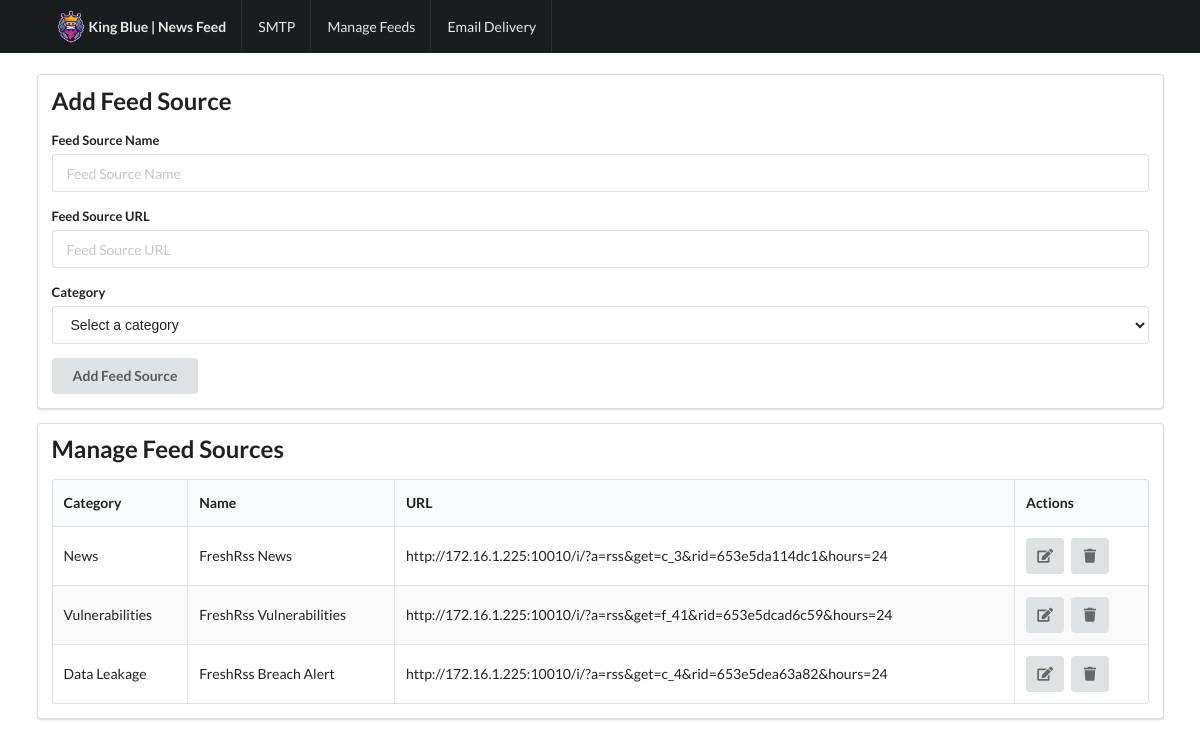
Page /manage_feeds on the committed database.
### tables this page shows
CREATE TABLE feed_sources (
            id INTEGER PRIMARY KEY AUTOINCREMENT,
            name TEXT,
            url TEXT,
            category TEXT,
            FOREIGN KEY (category) REFERENCES categories (name)
        );

### app.py (the view)
@app.route('/manage_feeds', methods=['GET'])
def manage_feeds():
    conn = sqlite3.connect('subscribers.db')
    c = conn.cursor()
    c.execute('SELECT id, name, url, category FROM feed_sources')
    feed_sources = c.fetchall()
    c.execute('SELECT name FROM categories')
    categories = [row[0] for row in c.fetchall()]
    conn.close()
    return render_template('manage_feeds.html', feed_sources=feed_sources, categories=categories)

### templates/manage_feeds.html (shortened to what this page needs)
<!DOCTYPE html>
<html>
<head>
    <link rel="stylesheet" href="https://cdn.jsdelivr.net/npm/semantic-ui@2.4.2/dist/semantic.min.css">
    <link rel="stylesheet" href="https://cdnjs.cloudflare.com/ajax/libs/font-awesome/6.0.0-beta3/css/all.min.css">
</head>
<body>
    <div class="ui fixed inverted menu">
        <div class="ui container">
            <a href="/" class="header item">
                <img src="{{ url_for('static', filename='logo.png') }}" alt="King Blue Logo">
                King Blue | News Feed
            </a>
            <a href="/config" class="item">SMTP</a>
            <a href="/manage_feeds" class="item">Manage Feeds</a>
            <a href="/configure_schedule" class="item">Email Delivery</a>
        </div>
    </div>
    <div style="padding-top: 60px;"></div>
    <section class="ui primary vertical masthead  aligned segment">
        <div class="ui container">
            <div class="ui segment">
                <h2 class="ui header">Add Feed Source</h2>
                <form class="ui form" method="post" action="/add_feed_source">
                    <div class="field">
                        <label>Feed Source Name</label>
                        <input type="text" name="name" placeholder="Feed Source Name" required>
                    </div>
                    <div class="field">
                        <label>Feed Source URL</label>
                        <input type="text" name="url" placeholder="Feed Source URL" required>
                    </div>
                    <div class="field">
                        <label>Category</label>
                        <select name="category" required>
                            <option value="">Select a category</option>
                        </select>
                    </div>
                    <button class="ui button" type="submit">Add Feed Source</button>
                </form>
            </div>
            <div class="ui segment">
                <h2 class="ui header">Manage Feed Sources</h2>
            <table class="ui striped selectable celled table">
                <thead>
                    <tr>
                        <th>Category</th>
                        <th>Name</th>
                        <th>URL</th>
                        <th>Actions</th>
                    </tr>
                </thead>
                <tbody>
                    {% for feed_source in feed_sources %}
                        <tr>
                            <td>{{ feed_source[3] }}</td>
                            <td>{{ feed_source[1] }}</td>
                            <td>{{ feed_source[2] }}</td>
                            <td>
                                <a href="/edit_source/{{ feed_source[0] }}" class="ui icon button" title="Edit">
                                    <i class="edit icon"></i>
                                </a>
                                <a href="/remove_source/{{ feed_source[0] }}" class="ui icon button" title="Remove">
                                    <i class="trash icon"></i>
                                </a>
                            </td>
                        </tr>
                    {% endfor %}
                </tbody>
            </table>
            </div>
        </div>
    </section>
</body>
</html>

### rows in the picture
feed_sources: category "News", name "FreshRss News", url "http://172.16.1.225:10010/i/?a=rss&get=c_3&rid=653e5da114dc1&hours=24"
feed_sources: category "Vulnerabilities", name "FreshRss Vulnerabilities", url "http://172.16.1.225:10010/i/?a=rss&get=f_41&rid=653e5dcad6c59&hours=24"
feed_sources: category "Data Leakage", name "FreshRss Breach Alert", url "http://172.16.1.225:10010/i/?a=rss&get=c_4&rid=653e5dea63a82&hours=24"
